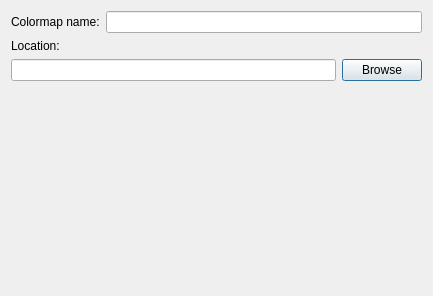
<?xml version="1.0" encoding="UTF-8"?>
<ui version="4.0">
 <class>Dialog</class>
 <widget class="QDialog" name="Dialog">
  <property name="geometry">
   <rect>
    <x>0</x>
    <y>0</y>
    <width>433</width>
    <height>296</height>
   </rect>
  </property>
  <property name="windowTitle">
   <string>Dialog</string>
  </property>
  <layout class="QVBoxLayout" name="verticalLayout_2">
   <item>
    <layout class="QVBoxLayout" name="verticalLayout">
     <item>
      <layout class="QHBoxLayout" name="horizontalLayout">
       <item>
        <widget class="QLabel" name="label">
         <property name="sizePolicy">
          <sizepolicy hsizetype="Preferred" vsizetype="Maximum">
           <horstretch>0</horstretch>
           <verstretch>0</verstretch>
          </sizepolicy>
         </property>
         <property name="text">
          <string>Colormap name:</string>
         </property>
        </widget>
       </item>
       <item>
        <widget class="QLineEdit" name="cmap_name_lineEdit"/>
       </item>
      </layout>
     </item>
     <item>
      <widget class="QLabel" name="label_2">
       <property name="sizePolicy">
        <sizepolicy hsizetype="Preferred" vsizetype="Maximum">
         <horstretch>0</horstretch>
         <verstretch>0</verstretch>
        </sizepolicy>
       </property>
       <property name="text">
        <string>Location:</string>
       </property>
      </widget>
     </item>
     <item>
      <layout class="QHBoxLayout" name="horizontalLayout_2">
       <item>
        <widget class="QLineEdit" name="location_lineEdit"/>
       </item>
       <item>
        <widget class="QPushButton" name="browse_pushButton">
         <property name="text">
          <string>Browse</string>
         </property>
        </widget>
       </item>
      </layout>
     </item>
    </layout>
   </item>
   <item>
    <spacer name="verticalSpacer">
     <property name="orientation">
      <enum>Qt::Vertical</enum>
     </property>
     <property name="sizeHint" stdset="0">
      <size>
       <width>20</width>
       <height>40</height>
      </size>
     </property>
    </spacer>
   </item>
   <item>
    <widget class="QDialogButtonBox" name="buttonBox">
     <property name="orientation">
      <enum>Qt::Horizontal</enum>
     </property>
     <property name="standardButtons">
      <set>QDialogButtonBox::NoButton</set>
     </property>
    </widget>
   </item>
  </layout>
 </widget>
 <resources/>
 <connections>
  <connection>
   <sender>buttonBox</sender>
   <signal>accepted()</signal>
   <receiver>Dialog</receiver>
   <slot>accept()</slot>
   <hints>
    <hint type="sourcelabel">
     <x>248</x>
     <y>254</y>
    </hint>
    <hint type="destinationlabel">
     <x>157</x>
     <y>274</y>
    </hint>
   </hints>
  </connection>
  <connection>
   <sender>buttonBox</sender>
   <signal>rejected()</signal>
   <receiver>Dialog</receiver>
   <slot>reject()</slot>
   <hints>
    <hint type="sourcelabel">
     <x>316</x>
     <y>260</y>
    </hint>
    <hint type="destinationlabel">
     <x>286</x>
     <y>274</y>
    </hint>
   </hints>
  </connection>
 </connections>
</ui>
